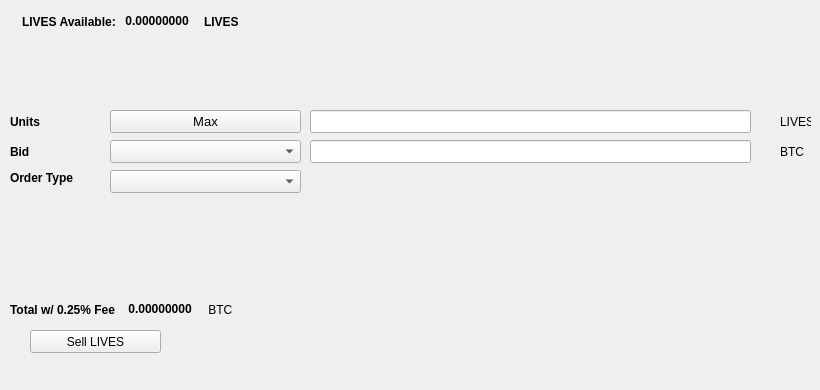
   <widget class="QWidget" name="SellTab">
    <attribute name="title">
     <string>Sell</string>
    </attribute>
    <widget class="QLabel" name="label_16">
     <property name="geometry">
      <rect>
       <x>780</x>
       <y>140</y>
       <width>31</width>
       <height>23</height>
      </rect>
     </property>
     <property name="text">
      <string>BTC</string>
     </property>
    </widget>
    <widget class="QComboBox" name="SellBidcomboBox">
     <property name="geometry">
      <rect>
       <x>110</x>
       <y>140</y>
       <width>191</width>
       <height>23</height>
      </rect>
     </property>
     <property name="font">
      <font>
       <pointsize>10</pointsize>
      </font>
     </property>
    </widget>
    <widget class="QLabel" name="label_18">
     <property name="geometry">
      <rect>
       <x>10</x>
       <y>110</y>
       <width>46</width>
       <height>23</height>
      </rect>
     </property>
     <property name="font">
      <font>
       <weight>75</weight>
       <bold>true</bold>
      </font>
     </property>
     <property name="text">
      <string>Units</string>
     </property>
    </widget>
    <widget class="QPushButton" name="Sell_Max_Amount">
     <property name="geometry">
      <rect>
       <x>110</x>
       <y>110</y>
       <width>191</width>
       <height>23</height>
      </rect>
     </property>
     <property name="font">
      <font>
       <pointsize>10</pointsize>
      </font>
     </property>
     <property name="text">
      <string>Max</string>
     </property>
    </widget>
    <widget class="QLabel" name="label_20">
     <property name="geometry">
      <rect>
       <x>10</x>
       <y>170</y>
       <width>91</width>
       <height>16</height>
      </rect>
     </property>
     <property name="font">
      <font>
       <weight>75</weight>
       <bold>true</bold>
      </font>
     </property>
     <property name="text">
      <string>Order Type</string>
     </property>
    </widget>
    <widget class="QComboBox" name="SellOrdertypeCombo">
     <property name="geometry">
      <rect>
       <x>110</x>
       <y>170</y>
       <width>191</width>
       <height>23</height>
      </rect>
     </property>
     <property name="font">
      <font>
       <pointsize>10</pointsize>
      </font>
     </property>
    </widget>
    <widget class="QLabel" name="label_21">
     <property name="geometry">
      <rect>
       <x>10</x>
       <y>140</y>
       <width>46</width>
       <height>23</height>
      </rect>
     </property>
     <property name="font">
      <font>
       <weight>75</weight>
       <bold>true</bold>
      </font>
     </property>
     <property name="text">
      <string>Bid</string>
     </property>
    </widget>
    <widget class="QLabel" name="label_22">
     <property name="geometry">
      <rect>
       <x>780</x>
       <y>110</y>
       <width>31</width>
       <height>23</height>
      </rect>
     </property>
     <property name="text">
      <string>LIVES</string>
     </property>
    </widget>
    <widget class="QLineEdit" name="UnitsInputLIVES">
     <property name="geometry">
      <rect>
       <x>310</x>
       <y>110</y>
       <width>441</width>
       <height>23</height>
      </rect>
     </property>
     <property name="font">
      <font>
       <pointsize>9</pointsize>
       <weight>75</weight>
       <bold>true</bold>
      </font>
     </property>
    </widget>
    <widget class="QLineEdit" name="SellBidPriceEdit">
     <property name="geometry">
      <rect>
       <x>310</x>
       <y>140</y>
       <width>441</width>
       <height>23</height>
      </rect>
     </property>
     <property name="font">
      <font>
       <pointsize>9</pointsize>
       <weight>75</weight>
       <bold>true</bold>
      </font>
     </property>
    </widget>
    <widget class="QPushButton" name="SellLIVESBTN">
     <property name="geometry">
      <rect>
       <x>30</x>
       <y>330</y>
       <width>131</width>
       <height>23</height>
      </rect>
     </property>
     <property name="text">
      <string>Sell LIVES</string>
     </property>
     <property name="icon">
      <iconset resource="../livescoin">
       <normaloff>:/icons/bitcoin</normaloff>:/icons/bitcoin</iconset>
     </property>
    </widget>
    <widget class="QWidget" name="layoutWidget3">
     <property name="geometry">
      <rect>
       <x>22</x>
       <y>12</y>
       <width>258</width>
       <height>19</height>
      </rect>
     </property>
     <layout class="QHBoxLayout" name="horizontalLayout">
      <item>
       <widget class="QLabel" name="label232_2">
        <property name="font">
         <font>
          <weight>75</weight>
          <bold>true</bold>
         </font>
        </property>
        <property name="text">
         <string>LIVES Available:</string>
        </property>
       </widget>
      </item>
      <item>
       <widget class="QLabel" name="LIVESAvailableLabel">
        <property name="palette">
         <palette>
          <active>
           <colorrole role="WindowText">
            <brush brushstyle="SolidPattern">
             <color alpha="255">
              <red>0</red>
              <green>0</green>
              <blue>0</blue>
             </color>
            </brush>
           </colorrole>
           <colorrole role="Button">
            <brush brushstyle="SolidPattern">
             <color alpha="255">
              <red>0</red>
              <green>170</green>
              <blue>0</blue>
             </color>
            </brush>
           </colorrole>
           <colorrole role="Light">
            <brush brushstyle="SolidPattern">
             <color alpha="255">
              <red>0</red>
              <green>255</green>
              <blue>0</blue>
             </color>
            </brush>
           </colorrole>
           <colorrole role="Midlight">
            <brush brushstyle="SolidPattern">
             <color alpha="255">
              <red>0</red>
              <green>212</green>
              <blue>0</blue>
             </color>
            </brush>
           </colorrole>
           <colorrole role="Dark">
            <brush brushstyle="SolidPattern">
             <color alpha="255">
              <red>0</red>
              <green>85</green>
              <blue>0</blue>
             </color>
            </brush>
           </colorrole>
           <colorrole role="Mid">
            <brush brushstyle="SolidPattern">
             <color alpha="255">
              <red>0</red>
              <green>113</green>
              <blue>0</blue>
             </color>
            </brush>
           </colorrole>
           <colorrole role="Text">
            <brush brushstyle="SolidPattern">
             <color alpha="255">
              <red>0</red>
              <green>170</green>
              <blue>0</blue>
             </color>
            </brush>
           </colorrole>
           <colorrole role="BrightText">
            <brush brushstyle="SolidPattern">
             <color alpha="255">
              <red>255</red>
              <green>255</green>
              <blue>255</blue>
             </color>
            </brush>
           </colorrole>
           <colorrole role="ButtonText">
            <brush brushstyle="SolidPattern">
             <color alpha="255">
              <red>0</red>
              <green>0</green>
              <blue>0</blue>
             </color>
            </brush>
           </colorrole>
           <colorrole role="Base">
            <brush brushstyle="SolidPattern">
             <color alpha="255">
              <red>255</red>
              <green>255</green>
              <blue>255</blue>
             </color>
            </brush>
           </colorrole>
           <colorrole role="Window">
            <brush brushstyle="SolidPattern">
             <color alpha="255">
              <red>0</red>
              <green>170</green>
              <blue>0</blue>
             </color>
            </brush>
           </colorrole>
           <colorrole role="Shadow">
            <brush brushstyle="SolidPattern">
             <color alpha="255">
              <red>0</red>
              <green>0</green>
              <blue>0</blue>
             </color>
            </brush>
           </colorrole>
           <colorrole role="AlternateBase">
            <brush brushstyle="SolidPattern">
             <color alpha="255">
              <red>127</red>
              <green>212</green>
              <blue>127</blue>
             </color>
            </brush>
           </colorrole>
           <colorrole role="ToolTipBase">
            <brush brushstyle="SolidPattern">
             <color alpha="255">
              <red>255</red>
              <green>255</green>
              <blue>220</blue>
             </color>
            </brush>
           </colorrole>
           <colorrole role="ToolTipText">
            <brush brushstyle="SolidPattern">
             <color alpha="255">
              <red>0</red>
              <green>0</green>
              <blue>0</blue>
             </color>
            </brush>
           </colorrole>
          </active>
          <inactive>
           <colorrole role="WindowText">
            <brush brushstyle="SolidPattern">
             <color alpha="255">
              <red>0</red>
              <green>0</green>
              <blue>0</blue>
             </color>
            </brush>
           </colorrole>
           <colorrole role="Button">
            <brush brushstyle="SolidPattern">
             <color alpha="255">
              <red>0</red>
              <green>170</green>
              <blue>0</blue>
             </color>
            </brush>
           </colorrole>
           <colorrole role="Light">
            <brush brushstyle="SolidPattern">
             <color alpha="255">
              <red>0</red>
              <green>255</green>
              <blue>0</blue>
             </color>
            </brush>
           </colorrole>
           <colorrole role="Midlight">
            <brush brushstyle="SolidPattern">
             <color alpha="255">
              <red>0</red>
              <green>212</green>
              <blue>0</blue>
             </color>
            </brush>
           </colorrole>
           <colorrole role="Dark">
            <brush brushstyle="SolidPattern">
             <color alpha="255">
              <red>0</red>
              <green>85</green>
              <blue>0</blue>
             </color>
            </brush>
           </colorrole>
           <colorrole role="Mid">
            <brush brushstyle="SolidPattern">
             <color alpha="255">
              <red>0</red>
              <green>113</green>
              <blue>0</blue>
             </color>
            </brush>
           </colorrole>
           <colorrole role="Text">
            <brush brushstyle="SolidPattern">
             <color alpha="255">
              <red>0</red>
              <green>170</green>
              <blue>0</blue>
             </color>
            </brush>
           </colorrole>
           <colorrole role="BrightText">
            <brush brushstyle="SolidPattern">
             <color alpha="255">
              <red>255</red>
              <green>255</green>
              <blue>255</blue>
             </color>
            </brush>
           </colorrole>
           <colorrole role="ButtonText">
            <brush brushstyle="SolidPattern">
             <color alpha="255">
              <red>0</red>
              <green>0</green>
              <blue>0</blue>
             </color>
            </brush>
           </colorrole>
           <colorrole role="Base">
            <brush brushstyle="SolidPattern">
             <color alpha="255">
              <red>255</red>
              <green>255</green>
              <blue>255</blue>
             </color>
            </brush>
           </colorrole>
           <colorrole role="Window">
            <brush brushstyle="SolidPattern">
             <color alpha="255">
              <red>0</red>
              <green>170</green>
              <blue>0</blue>
             </color>
            </brush>
           </colorrole>
           <colorrole role="Shadow">
            <brush brushstyle="SolidPattern">
             <color alpha="255">
              <red>0</red>
              <green>0</green>
              <blue>0</blue>
             </color>
            </brush>
           </colorrole>
           <colorrole role="AlternateBase">
            <brush brushstyle="SolidPattern">
             <color alpha="255">
              <red>127</red>
              <green>212</green>
              <blue>127</blue>
             </color>
            </brush>
           </colorrole>
           <colorrole role="ToolTipBase">
            <brush brushstyle="SolidPattern">
             <color alpha="255">
              <red>255</red>
              <green>255</green>
              <blue>220</blue>
             </color>
            </brush>
           </colorrole>
           <colorrole role="ToolTipText">
            <brush brushstyle="SolidPattern">
             <color alpha="255">
              <red>0</red>
              <green>0</green>
              <blue>0</blue>
             </color>
            </brush>
           </colorrole>
          </inactive>
          <disabled>
           <colorrole role="WindowText">
            <brush brushstyle="SolidPattern">
             <color alpha="255">
              <red>0</red>
              <green>85</green>
              <blue>0</blue>
             </color>
            </brush>
           </colorrole>
           <colorrole role="Button">
            <brush brushstyle="SolidPattern">
             <color alpha="255">
              <red>0</red>
              <green>170</green>
              <blue>0</blue>
             </color>
            </brush>
           </colorrole>
           <colorrole role="Light">
            <brush brushstyle="SolidPattern">
             <color alpha="255">
              <red>0</red>
              <green>255</green>
              <blue>0</blue>
             </color>
            </brush>
           </colorrole>
           <colorrole role="Midlight">
            <brush brushstyle="SolidPattern">
             <color alpha="255">
              <red>0</red>
              <green>212</green>
              <blue>0</blue>
             </color>
            </brush>
           </colorrole>
           <colorrole role="Dark">
            <brush brushstyle="SolidPattern">
             <color alpha="255">
              <red>0</red>
              <green>85</green>
              <blue>0</blue>
             </color>
            </brush>
           </colorrole>
           <colorrole role="Mid">
            <brush brushstyle="SolidPattern">
             <color alpha="255">
              <red>0</red>
              <green>113</green>
              <blue>0</blue>
             </color>
            </brush>
           </colorrole>
           <colorrole role="Text">
            <brush brushstyle="SolidPattern">
             <color alpha="255">
              <red>0</red>
              <green>85</green>
              <blue>0</blue>
             </color>
            </brush>
           </colorrole>
           <colorrole role="BrightText">
            <brush brushstyle="SolidPattern">
             <color alpha="255">
              <red>255</red>
              <green>255</green>
              <blue>255</blue>
             </color>
            </brush>
           </colorrole>
           <colorrole role="ButtonText">
            <brush brushstyle="SolidPattern">
             <color alpha="255">
              <red>0</red>
              <green>85</green>
              <blue>0</blue>
             </color>
            </brush>
           </colorrole>
           <colorrole role="Base">
            <brush brushstyle="SolidPattern">
             <color alpha="255">
              <red>0</red>
              <green>170</green>
              <blue>0</blue>
             </color>
            </brush>
           </colorrole>
           <colorrole role="Window">
            <brush brushstyle="SolidPattern">
             <color alpha="255">
              <red>0</red>
              <green>170</green>
              <blue>0</blue>
             </color>
            </brush>
           </colorrole>
           <colorrole role="Shadow">
            <brush brushstyle="SolidPattern">
             <color alpha="255">
              <red>0</red>
              <green>0</green>
              <blue>0</blue>
             </color>
            </brush>
           </colorrole>
           <colorrole role="AlternateBase">
            <brush brushstyle="SolidPattern">
             <color alpha="255">
              <red>0</red>
              <green>170</green>
              <blue>0</blue>
             </color>
            </brush>
           </colorrole>
           <colorrole role="ToolTipBase">
            <brush brushstyle="SolidPattern">
             <color alpha="255">
              <red>255</red>
              <green>255</green>
              <blue>220</blue>
             </color>
            </brush>
           </colorrole>
           <colorrole role="ToolTipText">
            <brush brushstyle="SolidPattern">
             <color alpha="255">
              <red>0</red>
              <green>0</green>
              <blue>0</blue>
             </color>
            </brush>
           </colorrole>
          </disabled>
         </palette>
        </property>
        <property name="font">
         <font>
          <weight>75</weight>
          <bold>true</bold>
         </font>
        </property>
        <property name="text">
         <string> 0.00000000 </string>
        </property>
        <property name="textInteractionFlags">
         <set>Qt::LinksAccessibleByMouse|Qt::TextSelectableByKeyboard|Qt::TextSelectableByMouse</set>
        </property>
       </widget>
      </item>
      <item>
       <widget class="QLabel" name="labelLIVES">
        <property name="font">
         <font>
          <weight>75</weight>
          <bold>true</bold>
         </font>
        </property>
        <property name="text">
         <string>LIVES</string>
        </property>
       </widget>
      </item>
     </layout>
    </widget>
    <widget class="QWidget" name="layoutWidget">
     <property name="geometry">
      <rect>
       <x>10</x>
       <y>300</y>
       <width>268</width>
       <height>19</height>
      </rect>
     </property>
     <layout class="QHBoxLayout" name="horizontalLayout_2">
      <item>
       <widget class="QLabel" name="label_19">
        <property name="font">
         <font>
          <weight>75</weight>
          <bold>true</bold>
         </font>
        </property>
        <property name="text">
         <string>Total w/ 0.25% Fee </string>
        </property>
       </widget>
      </item>
      <item>
       <widget class="QLabel" name="SellCostLabel">
        <property name="palette">
         <palette>
          <active>
           <colorrole role="WindowText">
            <brush brushstyle="SolidPattern">
             <color alpha="255">
              <red>0</red>
              <green>0</green>
              <blue>0</blue>
             </color>
            </brush>
           </colorrole>
           <colorrole role="Button">
            <brush brushstyle="SolidPattern">
             <color alpha="255">
              <red>0</red>
              <green>170</green>
              <blue>0</blue>
             </color>
            </brush>
           </colorrole>
           <colorrole role="Light">
            <brush brushstyle="SolidPattern">
             <color alpha="255">
              <red>0</red>
              <green>255</green>
              <blue>0</blue>
             </color>
            </brush>
           </colorrole>
           <colorrole role="Midlight">
            <brush brushstyle="SolidPattern">
             <color alpha="255">
              <red>0</red>
              <green>212</green>
              <blue>0</blue>
             </color>
            </brush>
           </colorrole>
           <colorrole role="Dark">
            <brush brushstyle="SolidPattern">
             <color alpha="255">
              <red>0</red>
              <green>85</green>
              <blue>0</blue>
             </color>
            </brush>
           </colorrole>
           <colorrole role="Mid">
            <brush brushstyle="SolidPattern">
             <color alpha="255">
              <red>0</red>
              <green>113</green>
              <blue>0</blue>
             </color>
            </brush>
           </colorrole>
           <colorrole role="Text">
            <brush brushstyle="SolidPattern">
             <color alpha="255">
              <red>0</red>
              <green>170</green>
              <blue>0</blue>
             </color>
            </brush>
           </colorrole>
           <colorrole role="BrightText">
            <brush brushstyle="SolidPattern">
             <color alpha="255">
              <red>255</red>
              <green>255</green>
              <blue>255</blue>
             </color>
            </brush>
           </colorrole>
           <colorrole role="ButtonText">
            <brush brushstyle="SolidPattern">
             <color alpha="255">
              <red>0</red>
              <green>0</green>
              <blue>0</blue>
             </color>
            </brush>
           </colorrole>
           <colorrole role="Base">
            <brush brushstyle="SolidPattern">
             <color alpha="255">
              <red>255</red>
              <green>255</green>
              <blue>255</blue>
             </color>
            </brush>
           </colorrole>
           <colorrole role="Window">
            <brush brushstyle="SolidPattern">
             <color alpha="255">
              <red>0</red>
              <green>170</green>
              <blue>0</blue>
             </color>
            </brush>
           </colorrole>
           <colorrole role="Shadow">
            <brush brushstyle="SolidPattern">
             <color alpha="255">
              <red>0</red>
              <green>0</green>
              <blue>0</blue>
             </color>
            </brush>
           </colorrole>
           <colorrole role="AlternateBase">
            <brush brushstyle="SolidPattern">
             <color alpha="255">
              <red>127</red>
              <green>212</green>
              <blue>127</blue>
             </color>
            </brush>
           </colorrole>
           <colorrole role="ToolTipBase">
            <brush brushstyle="SolidPattern">
             <color alpha="255">
              <red>255</red>
              <green>255</green>
              <blue>220</blue>
             </color>
            </brush>
           </colorrole>
           <colorrole role="ToolTipText">
            <brush brushstyle="SolidPattern">
             <color alpha="255">
              <red>0</red>
              <green>0</green>
              <blue>0</blue>
             </color>
            </brush>
           </colorrole>
          </active>
          <inactive>
           <colorrole role="WindowText">
            <brush brushstyle="SolidPattern">
             <color alpha="255">
              <red>0</red>
              <green>0</green>
              <blue>0</blue>
             </color>
            </brush>
           </colorrole>
           <colorrole role="Button">
            <brush brushstyle="SolidPattern">
             <color alpha="255">
              <red>0</red>
              <green>170</green>
              <blue>0</blue>
             </color>
            </brush>
           </colorrole>
           <colorrole role="Light">
            <brush brushstyle="SolidPattern">
             <color alpha="255">
              <red>0</red>
              <green>255</green>
              <blue>0</blue>
             </color>
            </brush>
           </colorrole>
           <colorrole role="Midlight">
            <brush brushstyle="SolidPattern">
             <color alpha="255">
              <red>0</red>
              <green>212</green>
              <blue>0</blue>
             </color>
            </brush>
           </colorrole>
           <colorrole role="Dark">
            <brush brushstyle="SolidPattern">
             <color alpha="255">
              <red>0</red>
              <green>85</green>
              <blue>0</blue>
             </color>
            </brush>
           </colorrole>
           <colorrole role="Mid">
            <brush brushstyle="SolidPattern">
             <color alpha="255">
              <red>0</red>
              <green>113</green>
              <blue>0</blue>
             </color>
            </brush>
           </colorrole>
           <colorrole role="Text">
            <brush brushstyle="SolidPattern">
             <color alpha="255">
              <red>0</red>
              <green>170</green>
              <blue>0</blue>
             </color>
            </brush>
           </colorrole>
           <colorrole role="BrightText">
            <brush brushstyle="SolidPattern">
             <color alpha="255">
              <red>255</red>
              <green>255</green>
              <blue>255</blue>
             </color>
            </brush>
           </colorrole>
           <colorrole role="ButtonText">
            <brush brushstyle="SolidPattern">
             <color alpha="255">
              <red>0</red>
              <green>0</green>
              <blue>0</blue>
             </color>
            </brush>
           </colorrole>
           <colorrole role="Base">
            <brush brushstyle="SolidPattern">
             <color alpha="255">
              <red>255</red>
              <green>255</green>
              <blue>255</blue>
             </color>
            </brush>
           </colorrole>
           <colorrole role="Window">
            <brush brushstyle="SolidPattern">
             <color alpha="255">
              <red>0</red>
              <green>170</green>
              <blue>0</blue>
             </color>
            </brush>
           </colorrole>
           <colorrole role="Shadow">
            <brush brushstyle="SolidPattern">
             <color alpha="255">
              <red>0</red>
              <green>0</green>
              <blue>0</blue>
             </color>
            </brush>
           </colorrole>
           <colorrole role="AlternateBase">
            <brush brushstyle="SolidPattern">
             <color alpha="255">
              <red>127</red>
              <green>212</green>
              <blue>127</blue>
             </color>
            </brush>
           </colorrole>
           <colorrole role="ToolTipBase">
            <brush brushstyle="SolidPattern">
             <color alpha="255">
              <red>255</red>
              <green>255</green>
              <blue>220</blue>
             </color>
            </brush>
           </colorrole>
           <colorrole role="ToolTipText">
            <brush brushstyle="SolidPattern">
             <color alpha="255">
              <red>0</red>
              <green>0</green>
              <blue>0</blue>
             </color>
            </brush>
           </colorrole>
          </inactive>
          <disabled>
           <colorrole role="WindowText">
            <brush brushstyle="SolidPattern">
             <color alpha="255">
              <red>0</red>
              <green>85</green>
              <blue>0</blue>
             </color>
            </brush>
           </colorrole>
           <colorrole role="Button">
            <brush brushstyle="SolidPattern">
             <color alpha="255">
              <red>0</red>
              <green>170</green>
              <blue>0</blue>
             </color>
            </brush>
           </colorrole>
           <colorrole role="Light">
            <brush brushstyle="SolidPattern">
             <color alpha="255">
              <red>0</red>
              <green>255</green>
              <blue>0</blue>
             </color>
            </brush>
           </colorrole>
           <colorrole role="Midlight">
            <brush brushstyle="SolidPattern">
             <color alpha="255">
              <red>0</red>
              <green>212</green>
              <blue>0</blue>
             </color>
            </brush>
           </colorrole>
           <colorrole role="Dark">
            <brush brushstyle="SolidPattern">
             <color alpha="255">
              <red>0</red>
              <green>85</green>
              <blue>0</blue>
             </color>
            </brush>
           </colorrole>
           <colorrole role="Mid">
            <brush brushstyle="SolidPattern">
             <color alpha="255">
              <red>0</red>
              <green>113</green>
              <blue>0</blue>
             </color>
            </brush>
           </colorrole>
           <colorrole role="Text">
            <brush brushstyle="SolidPattern">
             <color alpha="255">
              <red>0</red>
              <green>85</green>
              <blue>0</blue>
             </color>
            </brush>
           </colorrole>
           <colorrole role="BrightText">
            <brush brushstyle="SolidPattern">
             <color alpha="255">
              <red>255</red>
              <green>255</green>
              <blue>255</blue>
             </color>
            </brush>
           </colorrole>
           <colorrole role="ButtonText">
            <brush brushstyle="SolidPattern">
             <color alpha="255">
              <red>0</red>
              <green>85</green>
              <blue>0</blue>
             </color>
            </brush>
           </colorrole>
           <colorrole role="Base">
            <brush brushstyle="SolidPattern">
             <color alpha="255">
              <red>0</red>
              <green>170</green>
              <blue>0</blue>
             </color>
            </brush>
           </colorrole>
           <colorrole role="Window">
            <brush brushstyle="SolidPattern">
             <color alpha="255">
              <red>0</red>
              <green>170</green>
              <blue>0</blue>
             </color>
            </brush>
           </colorrole>
           <colorrole role="Shadow">
            <brush brushstyle="SolidPattern">
             <color alpha="255">
              <red>0</red>
              <green>0</green>
              <blue>0</blue>
             </color>
            </brush>
           </colorrole>
           <colorrole role="AlternateBase">
            <brush brushstyle="SolidPattern">
             <color alpha="255">
              <red>0</red>
              <green>170</green>
              <blue>0</blue>
             </color>
            </brush>
           </colorrole>
           <colorrole role="ToolTipBase">
            <brush brushstyle="SolidPattern">
             <color alpha="255">
              <red>255</red>
              <green>255</green>
              <blue>220</blue>
             </color>
            </brush>
           </colorrole>
           <colorrole role="ToolTipText">
            <brush brushstyle="SolidPattern">
             <color alpha="255">
              <red>0</red>
              <green>0</green>
              <blue>0</blue>
             </color>
            </brush>
           </colorrole>
          </disabled>
         </palette>
        </property>
        <property name="font">
         <font>
          <weight>75</weight>
          <bold>true</bold>
         </font>
        </property>
        <property name="autoFillBackground">
         <bool>false</bool>
        </property>
        <property name="text">
         <string> 0.00000000</string>
        </property>
        <property name="textInteractionFlags">
         <set>Qt::LinksAccessibleByMouse|Qt::TextSelectableByMouse</set>
        </property>
       </widget>
      </item>
      <item>
       <widget class="QLabel" name="label_17">
        <property name="font">
         <font>
          <weight>50</weight>
          <bold>false</bold>
         </font>
        </property>
        <property name="text">
         <string> BTC</string>
        </property>
       </widget>
      </item>
     </layout>
    </widget>
    <widget class="QLabel" name="label_23">
     <property name="geometry">
      <rect>
       <x>460</x>
       <y>300</y>
       <width>281</width>
       <height>81</height>
      </rect>
     </property>
     <property name="text">
      <string/>
     </property>
     <property name="pixmap">
      <pixmap>:/images/bittrex</pixmap>
     </property>
    </widget>
   </widget>
